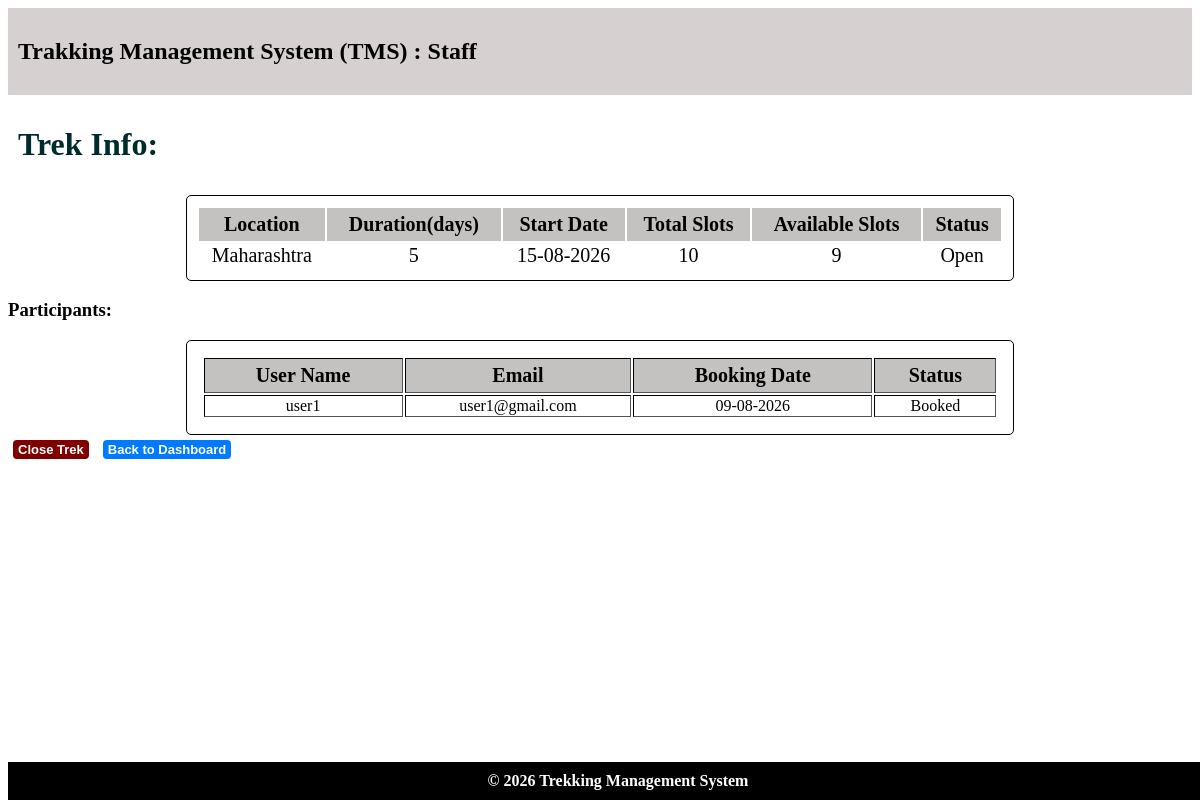
/staff/5/trek/1, run on an earlier commit of the app's database.
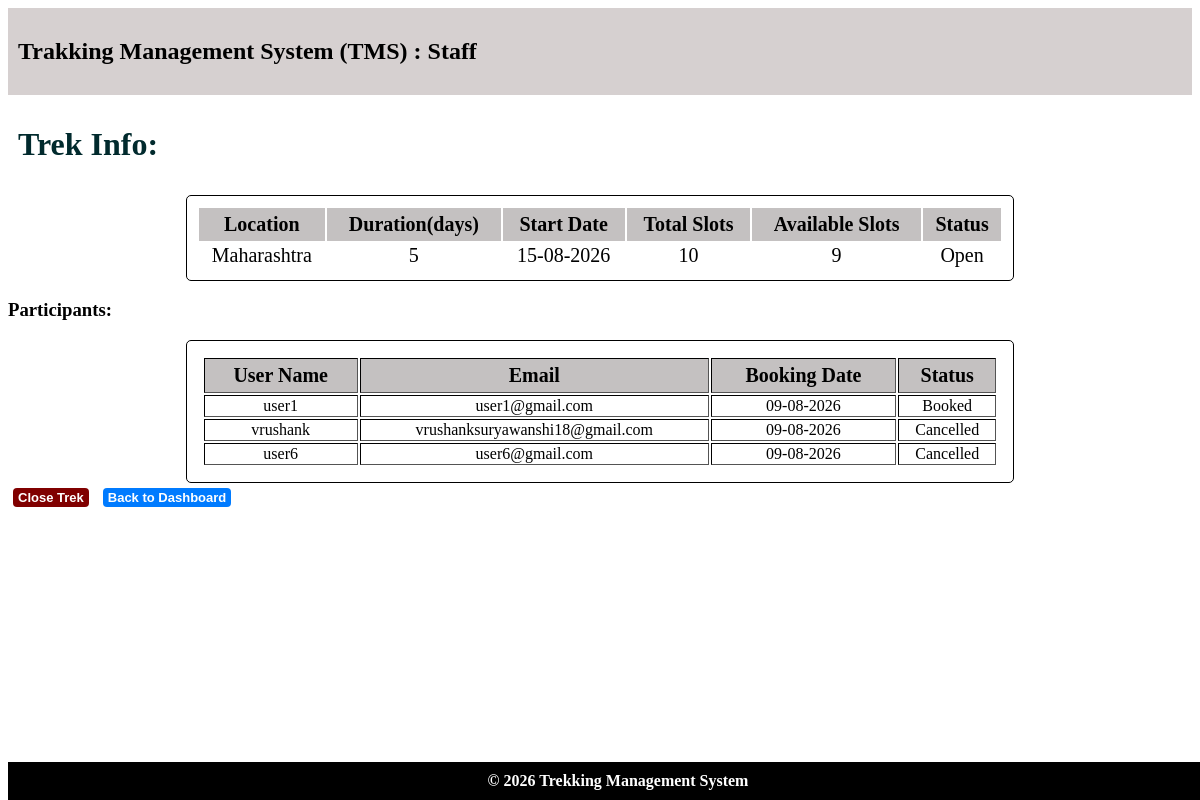
And on a later commit of the database.
### models.py (models this page shows)
class Bookings(db.Model):
    __tablename__ = "bookings"
    booking_id = db.Column(db.Integer,primary_key=True)
    trekker_id = db.Column(db.Integer,db.ForeignKey("trekker_profiles.trekker_id"),nullable=False)
    trek_id = db.Column(db.Integer,db.ForeignKey("treks.trek_id"),nullable=False)
    booking_status = db.Column(db.Integer,nullable=False,default=0)     # 0 = Booked, 1 = Cancelled  2 = Completed
    booking_date = db.Column(db.Date,nullable=False)
    __table_args__ = (
        db.UniqueConstraint(
            "trekker_id",
            "trek_id",
            name="unique_trekker_trek"
        ),
    )

class Trekker_Profiles(db.Model):
    __tablename__ = "trekker_profiles"
    trekker_id = db.Column(db.Integer,db.ForeignKey("users.id"),primary_key=True)
    name = db.Column(db.String, nullable=False)
    phone = db.Column(db.String, nullable=False)
    address = db.Column(db.String, nullable=False)
    emergency_contact = db.Column(db.String, nullable=False)
    status = db.Column(db.Integer,nullable=False,default=0) # 0 = Registered, # 1 = Blacklisted
    bookings = db.relationship(
        "Bookings",
        cascade="all, delete",
        backref="trekker_profiles"
    )

class Users(db.Model):
    __tablename__ = "users"
    id = db.Column(db.Integer, primary_key=True)
    email = db.Column(db.String, unique=True, nullable=False)
    password = db.Column(db.String, nullable=False)
    role = db.Column(db.Integer, nullable=False, default=1) # 0 = Admin, 1 = Trekker, 2 = Staff
    trekker_profile = db.relationship(
        "Trekker_Profiles",
        cascade="all, delete",
        backref="users",
        uselist=False
    )
    staff_profile = db.relationship(
        "Staff_Profiles",
        cascade="all, delete",
        backref="users",
        uselist=False
    )

### controller.py (the view)
@app.route("/staff/<int:staff_id>/trek/<int:trek_id>")
def staff_trek(staff_id, trek_id):
    trek = db.session.query(Treks).filter(Treks.trek_id == trek_id).first()
    if not trek:
        return "Trek not found."
    bookings = db.session.query(Bookings).filter(Bookings.trek_id == trek_id).all()
    return render_template("staff_treks.html",trek=trek,bookings=bookings,staff_id=staff_id)

### templates/staff_treks.html (shortened to what this page needs)
<!DOCTYPE html>
<html lang="en">
<head>
    <link rel="stylesheet" href="/static/main.css">
</head>
<body>
    <header>
        <h2>Trakking Management System (TMS) : Staff</h2>
    </header>
    <main>
        <h1>Trek Info: </h1>
        <table class="Dashboard">
            <tr><th>Location</th>   <th>Duration(days)</th> <th>Start Date</th> <th>Total Slots</th> <th>Available Slots</th> <th>Status</th></tr>
            <tr><td>{{ trek.location }}</td>
                <td>{{ trek.duration_days }}</td>
                <td>{{ trek.start_date.strftime('%d-%m-%Y') }}</td>
                <td>{{ trek.total_slots }}</td>
                <td>{{ trek.avail_slots }}</td>
                <td>
                    {% if trek.trek_status == 1 %}
                        Approved
                    {% elif trek.trek_status == 2 %}
                        Open
                    {% elif trek.trek_status == 3 %}
                        Closed
                    {% elif trek.trek_status == 4 %}
                        Completed
                    {% endif %}
                </td>
            </tr>
        </table>
        <h3>Participants: </h3>
        <table class="normal" border="1">
            <tr><th>User Name</th> <th>Email</th>   <th>Booking Date</th>   <th>Status</th></tr>
            {% for booking in bookings %}
            <tr><td>{{ booking.trekker_profiles.name }}</td>
                <td>{{ booking.trekker_profiles.users.email }}</td>
                <td>{{ booking.booking_date.strftime('%d-%m-%Y') }}</td>
                <td>
                    {% if booking.booking_status == 0 %}
                        Booked
                    {% elif booking.booking_status == 1 %}
                        Cancelled
                    {% elif booking.booking_status == 2 %}
                        Completed
                    {% endif %}
                </td>
            </tr>
        {% else %}
        <tr><td colspan="4">No participants yet.</td></tr>
        {% endfor %}
        </table>
        {% if trek.trek_status == 2 %}
        <a href="{{ url_for('close_trek',staff_id=staff_id,trek_id=trek.trek_id) }}"class="btn-link btn-danger">
            Close Trek</a>
        {% elif trek.trek_status == 3 %}
        <a href="{{ url_for('complete_trek',staff_id=staff_id,trek_id=trek.trek_id) }}"class="btn-link btn-done">
        Mark as Completed</a>
        {% endif %}
        <a href="{{ url_for('staff_dashboard',staff_id=staff_id) }}"class="btn-link">
        Back to Dashboard</a>
        </main>
    <footer>© 2026 Trekking Management System</footer>
</body>
</html>

What changed in the data, as far as the page shows it:
added Bookings: trekker_profiles.name "vrushank", trekker_profiles.users.email "vrushanksuryawanshi18@gmail.com", booking_date "09-08-2026", booking_status "Cancelled"
added Bookings: trekker_profiles.name "user6", trekker_profiles.users.email "user6@gmail.com", booking_date "09-08-2026", booking_status "Cancelled"
